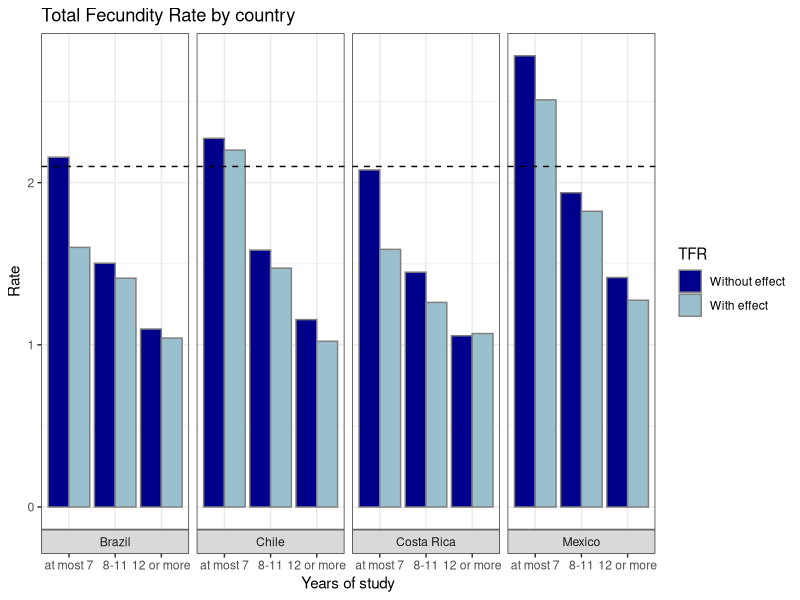
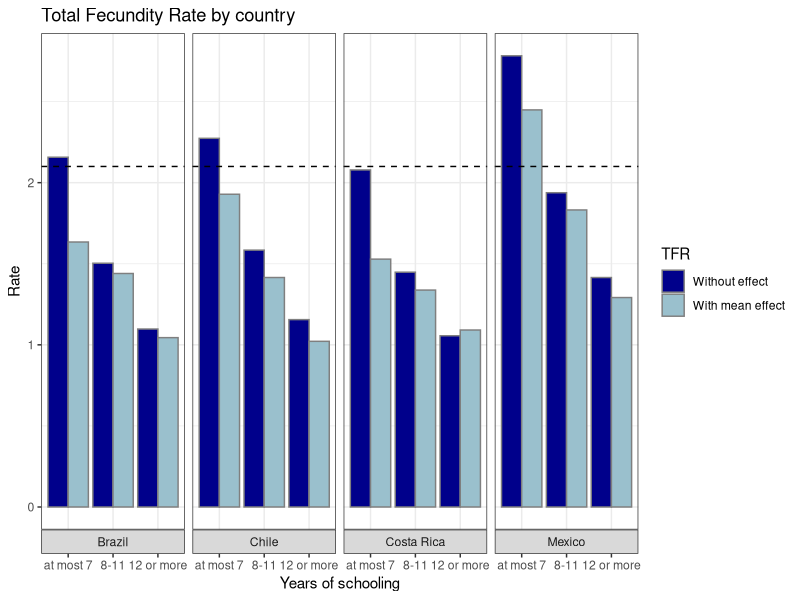

Reproduce these figures in R, in order.
### Load the required packages --------------------------- 

library(readr)
library(dplyr)
library(readxl)
library(writexl)
library(zoo)
library(ggplot2)

### Load the data --------------------------------

#Load the data of percentage variation of births
data = read.csv("data/Variation_of_births.csv", sep = ";")

#Load the estimated total fecundity Rates (TFR) 
TFE<-read_csv("data/wcde_data.csv",skip=8)

#At the end, we didn't consider Cuba in the study. Let's remove it from the database
TFE<-TFE[TFE$Area!="Cuba",]

### Create the dataset -------------------

#The idea is modify the categories of education level and age group

#Desired table has the following structure

#Country | Years of study | TFR

## Categorize the education level in years  ----------------- 

YearsStudy <- function(YearsStudy) {
  if (YearsStudy %in% c("No Education", "Incomplete Primary", "Primary")) {
    return("at most 7")
  } else if (YearsStudy %in% c("Lower Secondary", "Upper Secondary")) {
    return("8-11")
  } else if (YearsStudy %in% c("Post Secondary")) {
    return("12 or more")
  } else {
    return(NA) # In case that there is another value
  }
}

## Obtain variable information ----------------------
# This function was used before, it obtains the country, age group and years of study that the variable name is referring

info_variable <- function(variable){
  
  #1.Get the years of study.
  # There are 3 possibel categories code as "07", "8" and "12" in the name of the column
  if (substr(variable,2,2)=="8"){
    StudyYears<-substr(variable,2,2)
  }else{StudyYears <- substr(variable, 2, 3)}
  
  #2. Now we are going to get the country of the variable. 
  
  #First we create a dictionary to interpret the country codes
  CountryLetter <- c("B" = "Brazil", "CR" = "Costa Rica", "M" = "Mexico", "CB" = "Cuba", "CH"="Chile")
  
  # Get the position (index) of the character that refers to the country in the column name
  InitialCountryPosition <- ifelse(StudyYears == "8", 3,4)
  
  # Get the country codes
  country_code <- substr(variable, InitialCountryPosition, ifelse(substr(variable, InitialCountryPosition + 1, InitialCountryPosition + 1) %in% c("0", "1", "2", "3", "4", "5", "6", "7", "8", "9"), InitialCountryPosition, InitialCountryPosition + 1))
  
  # Interpret the country code using the dictionary
  country <- ifelse(country_code %in% names(CountryLetter), CountryLetter[country_code], "Otro")
  
  # 3. Get the age group, which in most of the cases are the last 4 characters of the column name
  #   the group 40+ will be identified in a different way
  
  Age2 <- substr(variable, nchar(variable) - 1, nchar(variable))
  Age1 <- substr(variable, nchar(variable) - 3, nchar(variable)-2)
  
  # Get the interpretation of each StudyYears code-abbreviation
  if (StudyYears=="07"){
    text<-"at most 7"}else{if(StudyYears=="8"){text<-"8-11"}else{text<-"12 or more"}}
  
  # return all the information obtained in a vector
  return(c(StudyYears = text, country = country, Age1 = Age1,Age2=Age2))
}


#For practical use, we will create functions to obtain the country, age and study independently
country<-function(Variable){info_variable(Variable)[2]}
study_years<-function(Variable){info_variable(Variable)[1]}
Age<-function(Variable){
  #Here, we take in count the only Age group that is not coded in 4 characters, that is "40+"
  Age2<-info_variable(Variable)[4]
  if (Age2=="40"){return("40+")}else{
    paste(info_variable(Variable)[3],"-",info_variable(Variable)[4])}
}




## Calculate TFR by country and study years -----------------

#The given rates on the file, are given for per thousand women. In order to have the rate per woman, we divide the rate by a thousand

TFE$Rate<-TFE$Rate/1000

# Modify the values of the Age column, so both tables will have the same values in that column

TFE<-TFE %>% mutate(Age=gsub("--"," - ",Age))

# Categories "40-44" and "45-49" are unified in the category 40+

TFE[TFE$Age%in%c("40 - 44","45 - 49"),]["Age"]<-"40+"
#Now, we sum the rates grouped by the values in the other columns. This is made to sum the rates of the 2 categories that were merged
TFE<-aggregate(Rate~ Area+Period+Age+ Education,data=TFE,FUN=sum)

#Categorize the years of study given the education level using the YearsStudy function

TFE["Years_Study"]<-(sapply(TFE$Education,YearsStudy))

#We calculated the Total Fecundity Rate grouped by country, age and years of study

Rates <- aggregate(Rate ~ Area+Age+ Years_Study, data = TFE, FUN = mean)

#We take our reference motnh, July 2022

ReferenceDate<-data[data$Mes=="2022-07",]
ReferenceDate2<-data[data$Mes=="2021-07",]
year2022<-data[data$Mes>=as.yearmon("2022-1"),]
year2021<-data[data$Mes>=as.yearmon("2021-1") & data$Mes<as.yearmon("2022-1"),]

#Now, lets create a table with the variation of TFR by country
Variation<-NULL
for (Column in colnames(ReferenceDate)[2:length(colnames(ReferenceDate))]){
  Ag<-Age(Column)
  Pa<-country(Column)[[1]]
  if (Pa %in% c("Chile","Cuba")){ 
    Var<-ReferenceDate2[[Column]] #Variation of the specific month
    MeanVar<-colMeans(year2021[2:91])
    MeanVar<-MeanVar[[Column]] #Mean variation of 2021
  }else{
  Var<-ReferenceDate[[Column]]
  MeanVar<-colMeans(year2022[2:91])
  MeanVar<-MeanVar[[Column]]}
  Stu<-study_years(Column)[[1]]
  Fila<-data.frame(Area=Pa,Age=Ag,Years_Study=Stu,Var=Var, MeanVar=MeanVar)
  Variation<-rbind(Variation,Fila)
}


Variation[!(Variation$Age %in% c("15 - 19","20 - 24","25 - 29","30 - 34","35 - 39")),]["Age"]<-"40+"

#remove Cuba an outer countries that does not have any data.
Variation<-na.omit(Variation)

#Apply the pandemic on the TFR pf each group
Rates<-merge(Rates,Variation, by=c("Area","Age","Years_Study"))
Rates["WithEffect"]<-Rates$Rate*(1+Rates$Var/100)
Rates["WithEffectMean"]<-Rates$Rate*(1+Rates$MeanVar/100)

#Calculate the TFR without the effect of the pandemic
TFRProjected<-aggregate(Rate~Area+Years_Study,data=Rates,FUN=sum)
TFRProjected$Rate<-TFRProjected$Rate*5

#Calculate the TFR with the effect of the pandemic
TFRWithPandemic<-aggregate(WithEffect~Area+Years_Study,data=Rates,FUN=sum) #considering july
TFRWithPandemicMean<-aggregate(WithEffectMean~Area+Years_Study,data=Rates,FUN=sum) #considering the mean variation pf 2022

TFRWithPandemic$WithEffect<-TFRWithPandemic$WithEffect*5 #Each age group has a length of 5
TFRWithPandemicMean$WithEffectMean<-TFRWithPandemicMean$WithEffectMean*5
#Make a joint table of the TFR to make comparison easier.
TFR<-merge(TFRProjected,TFRWithPandemic,by=c("Area","Years_Study"))
TFR<-merge(TFR,TFRWithPandemicMean,by=c("Area","Years_Study"))
TFR<-TFR%>% arrange(Area,desc(Years_Study))
write_xlsx(TFR,"data/TFR.xlsx")

#Now, lets plot this variations to have a different view of the data

#With the effect of the variations of july
data_long <- tidyr::pivot_longer(TFR, cols = c(Rate, WithEffect), names_to = "TFR_Type", values_to = "Rate")

data_long$Years_Study <- factor(data_long$Years_Study, levels = c("at most 7", "8-11", "12 or more"))
ggplot(data_long, aes(x = Years_Study , y = Rate, 
                fill = TFR_Type))+theme_bw()+
  labs(title="Total Fecundity Rate by country")+xlab("Years of study")+
  geom_col(position = 'dodge', color = "gray50")+
  facet_grid( ~ Area, switch = "x")+
  scale_fill_manual(values = c("darkblue", "lightblue3"),
                    labels = c("Without effect", "With effect"),
                    name="TFR")+
  geom_hline(yintercept = 2.1, linetype = "dashed", color = "black")

#With the effect of the mean variations

data_long <- tidyr::pivot_longer(TFR, cols = c(Rate, WithEffectMean), names_to = "TFR_Type", values_to = "Rate")

data_long$Years_Study <- factor(data_long$Years_Study, levels = c("at most 7", "8-11", "12 or more"))
ggplot(data_long, aes(x = Years_Study , y = Rate, 
                      fill = TFR_Type))+theme_bw()+
  labs(title="Total Fecundity Rate by country")+xlab("Years of schooling")+
  geom_col(position = 'dodge', color = "gray50")+
  facet_grid( ~ Area, switch = "x")+
  scale_fill_manual(values = c("darkblue", "lightblue3"),
                    labels = c("Without effect", "With mean effect"),
                    name="TFR")+
  geom_hline(yintercept = 2.1, linetype = "dashed", color = "black")
